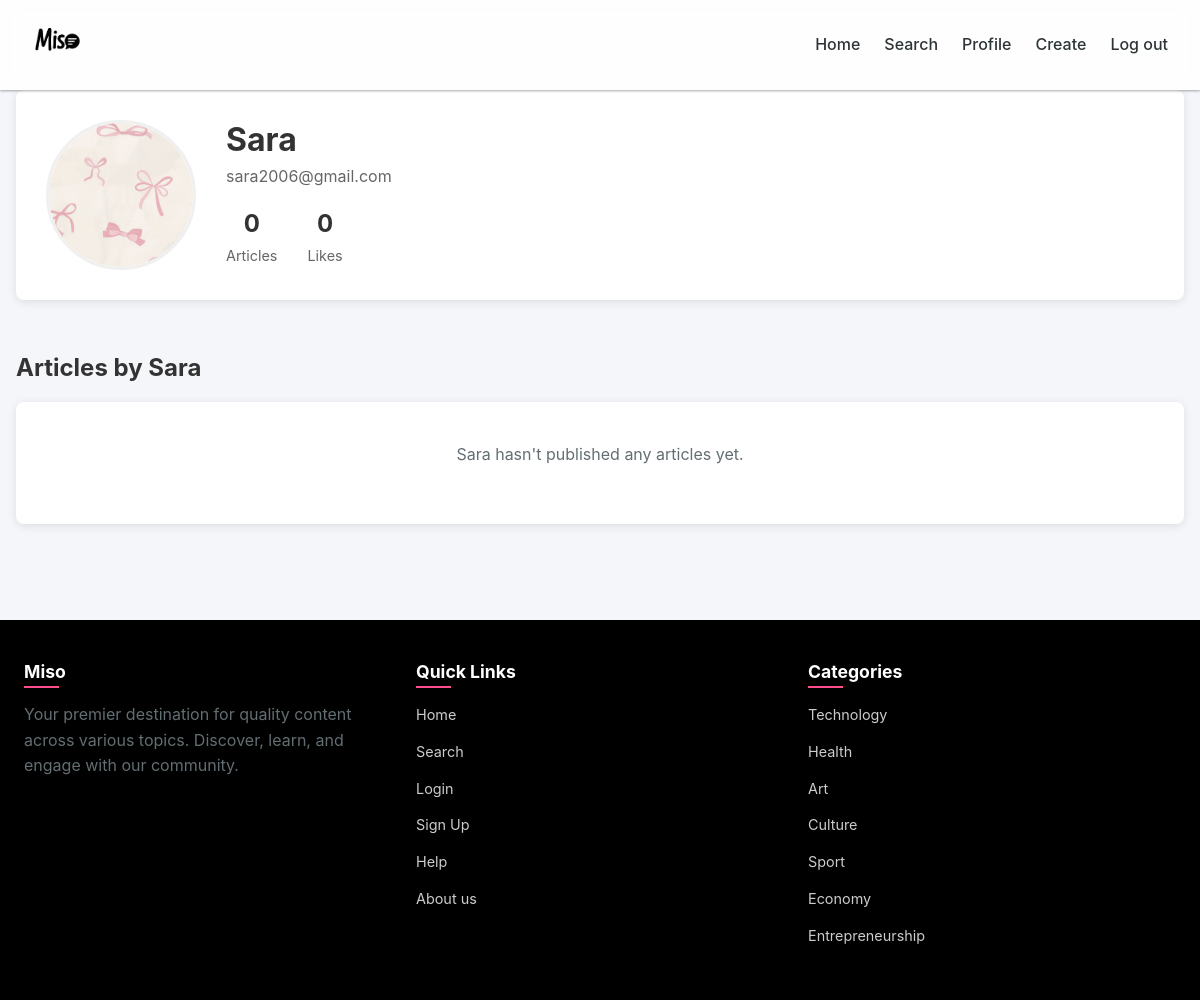
Page /profile/Sara (signed in) on the committed database.
### app.py (models this page shows)
class User(db.Model):
    id = db.Column(db.Integer, primary_key=True)
    username = db.Column(db.String(80), unique=True, nullable=False)
    email = db.Column(db.String(120), unique=True, nullable=False)
    password = db.Column(db.String(200), nullable=False)
    profile_pic = db.Column(db.String(200), default='default.jpg')
    articles = db.relationship('Article', backref='author', lazy=True)
    liked_articles = db.relationship('Like', backref='user', lazy=True, foreign_keys='Like.user_id')
    comments = db.relationship('Comment', backref='author', lazy=True)
    discussion_messages = db.relationship('DiscussionMessage', backref='author', lazy=True)

### app.py (the view)
@app.route('/profile/<username>')
def view_profile(username):
    if 'user_id' not in session:
        return redirect(url_for('login'))
    user = User.query.filter_by(username=username).first_or_404()
    articles = Article.query.filter_by(author_id=user.id).order_by(Article.id.desc()).all()
    likes_count = db.session.query(db.func.count(Like.id))\
                           .join(Article, Like.article_id == Article.id)\
                           .filter(Article.author_id == user.id)\
                           .scalar() or 0
    return render_template('view_profile.html',
                         user=user,
                         articles=articles,
                         likes_count=likes_count,
                         current_user_id=session.get('user_id'))

### templates/view_profile.html (shortened to what this page needs)
<!DOCTYPE html>
<html>
<head>
    <link rel="stylesheet" href="{{ url_for('static', filename='css/search_page.css') }}">
    <link rel="stylesheet" href="https://cdnjs.cloudflare.com/ajax/libs/font-awesome/6.4.0/css/all.min.css">
</head>
<body>
    <header class="navbar">
        <a href="{{ url_for('home_after_login') }}" class="mi">
            <img src="{{ url_for('static', filename='images/logo.png') }}" alt="Miso Logo" class="logo-img">
        </a>
        <nav class="navbar-links">
            <ul>
                <li><a href="{{ url_for('home_after_login') }}">Home</a></li>
                <li><a href="{{ url_for('search') }}">Search</a></li>
                <li><a href="{{ url_for('profile') }}">Profile</a></li>
                <li><a href="{{ url_for('create') }}">Create</a></li>
                <li><a href="{{ url_for('logout') }}">Log out</a></li>
            </ul>
        </nav>
    </header>
    <div class="main-content">
        <div class="profile-header">
            <div class="profile-avatar">
                <img src="{{ url_for('static', filename='uploads/' + user.profile_pic) if user.profile_pic != 'default.jpg' else url_for('static', filename='images/default.jpg') }}" alt="{{ user.username }}">
            </div>
            <div class="profile-info">
                <h1>{{ user.username }}</h1>
                <p class="profile-email">{{ user.email }}</p>
                <div class="profile-stats">
                    <div class="stat">
                        <span class="stat-number">{{ articles|length }}</span>
                        <span class="stat-label">Articles</span>
                    </div>
                    <div class="stat">
                        <span class="stat-number">{{ likes_count }}</span>
                        <span class="stat-label">Likes</span>
                    </div>
                </div>
            </div>
        </div>
        <div class="profile-articles">
            <h2>Articles by {{ user.username }}</h2>
            {% if articles %}
            <div class="articles-grid">
                {% for article in articles %}
                <div class="article-card">
                    <a href="{{ url_for('article_view', id=article.id) }}">
                        <div class="article-image"
                             style="background-image: url('{{ url_for('static', filename='uploads/' + article.image_url) if article.image_url != 'default_article.jpg' else url_for('static', filename='images/default_article.jpg') }}')">
                        </div>
                        <div class="article-info">
                            <h3>{{ article.title }}</h3>
                            <p class="article-excerpt">{{ article.excerpt or article.content[:150] + '...' }}</p>
                            <div class="article-meta">
                                <span class="article-category" style="background-color: {{ category_colors.get(article.category, '#91558e') }};">
                                    {{ article.category|capitalize }}
                                </span>
                                <span>{{ article.date }}</span>
                            </div>
                        </div>
                    </a>
                </div>
                {% endfor %}
            </div>
            {% else %}
            <div class="no-articles">
                <p>{{ user.username }} hasn't published any articles yet.</p>
            </div>
            {% endif %}
        </div>
    </div>
    <footer class="footer">
        <div class="footer-content">
            <div class="footer-column">
                <h3>Miso</h3>
                <p>Your premier destination for quality content across various topics. Discover, learn, and engage with our community.</p>
            </div>
            <div class="footer-column">
                <h3>Quick Links</h3>
                <ul>
                    <li><a href="{{ url_for('home') }}">Home</a></li>
                    <li><a href="{{ url_for('search_be') }}">Search</a></li>
                    <li><a href="{{ url_for('login') }}">Login</a></li>
                    <li><a href="{{ url_for('signup') }}">Sign Up</a></li>
                    <li><a href="{{ url_for('help') }}">Help</a></li>
                    <li><a href="{{ url_for('about_us') }}">About us</a></li>
                </ul>
            </div>
            <div class="footer-column">
                <h3>Categories</h3>
                <ul>
                    <li><a href="{{ url_for('category_be', category_name='technology') }}">Technology</a></li>
                    <li><a href="{{ url_for('category_be', category_name='health') }}">Health</a></li>
                    <li><a href="{{ url_for('category_be', category_name='art') }}">Art</a></li>
                    <li><a href="{{ url_for('category_be', category_name='culture') }}">Culture</a></li>
                    <li><a href="{{ url_for('category_be', category_name='sport') }}">Sport</a></li>
                    <li><a href="{{ url_for('category_be', category_name='economy') }}">Economy</a></li>
                    <li><a href="{{ url_for('category_be', category_name='entrepreneurship') }}">Entrepreneurship</a></li>
                </ul>
            </div>
        </div>
    </footer>
</body>
</html>

### static/css/search_page.css (style rules this page uses)
:root { --primary: #FF4D8D; --primary-dark: #E0447D; --secondary: #6C5CE7; --dark: #2D3436; --light: #F5F6FA; --gray: #636E72; --light-gray: #DFE6E9; --success: #00B894; --warning: #FDCB6E; --danger: #D63031; --info: #0984E3; --shadow-sm: 0 1px 3px rgba(0,0,0,0.12), 0 1px 2px rgba(0,0,0,0.24); --shadow-md: 0 4px 6px rgba(0,0,0,0.1), 0 1px 3px rgba(0,0,0,0.08); --shadow-lg: 0 10px 25px rgba(0,0,0,0.1), 0 5px 10px rgba(0,0,0,0.05); --shadow-xl: 0 20px 40px rgba(0,0,0,0.15), 0 10px 10px rgba(0,0,0,0.05); --transition: all 0.3s cubic-bezier(0.25, 0.8, 0.25, 1); --transition-fast: all 0.15s ease; }
* { box-sizing: border-box; margin: 0; padding: 0; }
body { font-family: 'Inter', -apple-system, BlinkMacSystemFont, 'Segoe UI', Roboto, Oxygen, Ubuntu, Cantarell, 'Open Sans', 'Helvetica Neue', sans-serif; line-height: 1.6; color: var(--dark); background-color: var(--light); overflow-x: hidden; }
h1, h2, h3, h4, h5, h6 { font-weight: 700; line-height: 1.2; margin-bottom: 0.75rem; }
h1 { font-size: clamp(2.5rem, 5vw, 3.5rem); }
h2 { font-size: clamp(2rem, 4vw, 2.5rem); }
h3 { font-size: clamp(1.5rem, 3vw, 1.75rem); }
p { margin-bottom: 1rem; color: var(--gray); }
a { text-decoration: none; color: inherit; transition: var(--transition-fast); }
.navbar { display: flex; justify-content: space-between; align-items: center; padding: 1rem 2rem; background-color: rgba(255, 255, 255, 0.9); backdrop-filter: blur(10px); -webkit-backdrop-filter: blur(10px); position: sticky; top: 0; z-index: 100; box-shadow: var(--shadow-sm); }
.logo-img { height: 50px; width: auto; transition: var(--transition); }
.navbar-links ul { display: flex; list-style: none; gap: 1.5rem; }
.navbar-links li a { padding: 0.5rem 0; position: relative; font-weight: 500; }
.navbar-links li a:not(.sign)::after { content: ''; position: absolute; bottom: 0; left: 0; width: 0; height: 2px; background-color: var(--primary); transition: var(--transition); }
.main-content { display: flex; flex-direction: column; max-width: 1200px; margin: 0 auto; padding: 0 1rem 3rem; gap: 1.5rem; }
.footer { background: #000; color: white; padding: 2.5rem 1.5rem; text-align: center; margin-top: 3rem; }
.footer-content { max-width: 1200px; margin: 0 auto; display: grid; grid-template-columns: repeat(auto-fit, minmax(220px, 1fr)); gap: 1.5rem; text-align: left; }
.footer-column h3 { color: white; margin-bottom: 1.25rem; font-size: 1.1rem; position: relative; display: inline-block; }
.footer-column h3:after { content: ''; position: absolute; bottom: -6px; left: 0; width: 35px; height: 2px; background: var(--primary); }
.footer-column ul { list-style: none; padding: 0; }
.footer-column ul li { margin-bottom: 0.7rem; }
.footer-column ul li a { color: #ccc; text-decoration: none; transition: all 0.3s; font-size: 0.9rem; }
.profile-header { display: flex; align-items: center; background: white; padding: 30px; border-radius: 8px; box-shadow: 0 2px 10px rgba(0, 0, 0, 0.1); margin-bottom: 30px; }
.profile-avatar { width: 150px; height: 150px; border-radius: 50%; overflow: hidden; margin-right: 30px; border: 3px solid #f0f0f0; }
.profile-avatar img { width: 100%; height: 100%; object-fit: cover; }
.profile-info h1 { margin: 0; color: #333; font-size: 2rem; }
.profile-email { color: #666; margin: 5px 0 15px; }
.profile-stats { display: flex; }
.stat { margin-right: 30px; text-align: center; }
.stat-number { display: block; font-size: 1.5rem; font-weight: bold; color: #333; }
.stat-label { font-size: 0.9rem; color: #666; }
.profile-articles h2 { margin-bottom: 20px; color: #333; font-size: 1.5rem; }
.no-articles { text-align: center; padding: 40px; background: white; border-radius: 8px; box-shadow: 0 2px 10px rgba(0, 0, 0, 0.1); }

### rows in the picture
User: profile_pic (picture), username "Sara", email "sara2006@gmail.com"

### other values in the picture
{{ articles|length }} "0"
{{ likes_count }} "0"
